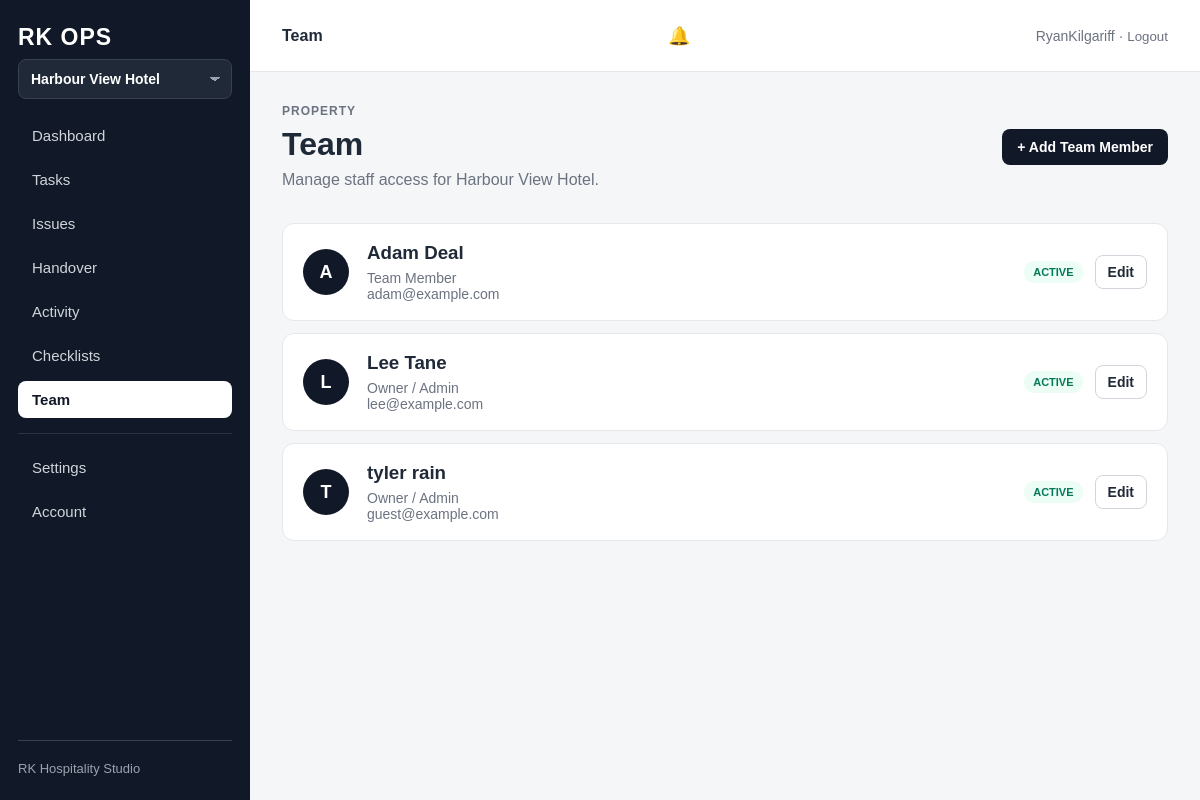
/p/harbour-view-hotel/team/ (signed in), run on the app's committed database.
### properties/models.py (models this page shows, shortened)
class Property(models.Model):
    name = models.CharField(max_length=150)
    slug = models.SlugField(unique=True)
    address_line_1 = models.CharField(max_length=150, blank=True)
    address_line_2 = models.CharField(max_length=150, blank=True)
    town_city = models.CharField(max_length=100, blank=True)
    postcode = models.CharField(max_length=20, blank=True)
    phone = models.CharField(max_length=30, blank=True)
    email = models.EmailField(blank=True)
    is_active = models.BooleanField(default=True)
    created_at = models.DateTimeField(auto_now_add=True)
    updated_at = models.DateTimeField(auto_now=True)
    organisation = models.ForeignKey(
        Organisation,
        on_delete=models.PROTECT,
        related_name="properties",
    )
    class Meta:
        verbose_name_plural = "Properties"
        ordering = ["name"]

### accounts/models.py (models this page shows, shortened)
class PropertyMembership(models.Model):
    class Role(models.TextChoices):
        OWNER = "owner", "Owner / Admin"
        MANAGER = "manager", "Manager"
        SUPERVISOR = "supervisor", "Supervisor"
        TEAM_MEMBER = "team_member", "Team Member"
    property = models.ForeignKey(
        Property,
        on_delete=models.CASCADE,
        related_name="memberships",
    )
    user = models.ForeignKey(
        settings.AUTH_USER_MODEL,
        on_delete=models.CASCADE,
        related_name="property_memberships",
    )
    role = models.CharField(
        max_length=20,
        choices=Role.choices,
        default=Role.TEAM_MEMBER,
    )
    job_title = models.CharField(
        max_length=100,
        blank=True,
    )
    is_active = models.BooleanField(default=True)
    created_at = models.DateTimeField(auto_now_add=True)
    class Meta:
        constraints = [
            models.UniqueConstraint(
                fields=["property", "user"],
                name="unique_property_user_membership",
            )
        ]
        ordering = [
            "user__first_name",
            "user__username",
        ]

### operations/views.py (the view)
@login_required
def team_list(request, property_slug):
    property_obj = require_management_access(
        request.user,
        property_slug,
    )
    memberships = (
        PropertyMembership.objects
        .filter(property=property_obj)
        .select_related("user")
    )
    context = {
        "property": property_obj,
        "memberships": memberships,
        "active_page": "team",
    }
    return render(
        request,
        "operations/team_list.html",
        context,
    )

### operations/utils.py (called while the page is built, shortened)
def require_active_subscription(
    organisation,
):
    try:
        subscription = organisation.subscription
    except OrganisationSubscription.DoesNotExist:
        raise PermissionDenied(
            "This organisation does not have "
            "an active RK Ops subscription."
        )
    blocked_statuses = {
        OrganisationSubscription.Status.CANCELLED,
        OrganisationSubscription.Status.SUSPENDED,
    }
    if subscription.status in blocked_statuses:
        raise PermissionDenied(
            "This RK Ops organisation is currently unavailable."
        )
    return subscription

def get_property_for_user(
    user,
    property_slug,
):
    property_obj = get_object_or_404(
        Property.objects.select_related(
            "organisation"
        ),
        slug=property_slug,
        is_active=True,
    )
    organisation = property_obj.organisation
    if not organisation.is_active:
        raise PermissionDenied(
            "This property is not available."
        )
    require_active_subscription(
        organisation
    )
    if user.is_superuser:
        return property_obj, None

def require_management_access(
    user,
    property_slug,
):
    property_obj, membership = (
        get_property_for_user(
            user,
            property_slug,
        )
    )
    if user.is_superuser:
        return property_obj

### operations/templates/operations/team_list.html (shortened to what this page needs)
{% extends "operations/base.html" %}
{% block topbar_title %}
Team
{% endblock %}
{% block content %}
<div class="section-header">
    <div>
        <p class="page-eyebrow">
            Property
        </p>
        <h1 class="page-title">
            Team
        </h1>
        <p class="page-subtitle">
            Manage staff access for {{ property.name }}.
        </p>
    </div>
    <a
        href="{% url 'operations:team_member_create' property.slug %}"
        class="button"
    >
        + Add Team Member
    </a>
</div>
<section class="section">
    <div class="team-list">
        {% for membership in memberships %}
            <article class="team-card">
                <div class="member-avatar">
                    {% if membership.user.first_name %}
                        {{ membership.user.first_name|first|upper }}
                    {% else %}
                        {{ membership.user.username|first|upper }}
                    {% endif %}
                </div>
                <div class="member-main">
                    <h3>
                        {% if membership.user.get_full_name %}
                            {{ membership.user.get_full_name }}
                        {% else %}
                            {{ membership.user.username }}
                        {% endif %}
                    </h3>
                    <div class="task-meta">
                        {{ membership.get_role_display }}
                    </div>
                    {% if membership.user.email %}
                        <div class="task-meta">
                            {{ membership.user.email }}
                        </div>
                    {% endif %}
                </div>
                <div class="member-side">
                    {% if membership.is_active %}
                        <span class="active-badge">
                            Active
                        </span>
                    {% else %}
                        <span class="inactive-badge">
                            Inactive
                        </span>
                    {% endif %}
                    <a
                        href="{% url 'operations:team_member_edit' property.slug membership.pk %}"
                        class="secondary-button"
                    >
                        Edit
                    </a>
                </div>
            </article>
        {% empty %}
            <div class="empty-state">
                No team members have been added yet.
            </div>
        {% endfor %}
    </div>
</section>
{% endblock %}

### operations/templates/operations/base.html (shortened to what this page needs)
<!DOCTYPE html>
<html lang="en">
<head>
</head>
<body>
<div class="app-shell">
    <aside class="sidebar">
        <div class="brand">
            RK OPS
        </div>
        <div class="property-switcher">
            {% if accessible_properties|length > 1 %}
                <select
                    onchange="if (this.value) window.location.href=this.value;"
                    class="property-select"
                >
                    {% for available_property in accessible_properties %}
                        <option
                            value="{% url 'operations:dashboard' available_property.slug %}"
                            {% if property.slug == available_property.slug %}
                                selected
                            {% endif %}
                        >
                            {{ available_property.name }}
                        </option>
                    {% endfor %}
                </select>
            {% else %}
                <div class="property-name">
                    {{ property.name|default:"Operations" }}
                </div>
            {% endif %}
        </div>
        <nav class="nav">
            {% if property %}
                <a
                    href="{% url 'operations:dashboard' property.slug %}"
                    class="nav-link {% if active_page == 'dashboard' %}active{% endif %}"
                >
                    Dashboard
                </a>
                <a
                    href="{% url 'operations:task_list' property.slug %}"
                    class="nav-link {% if active_page == 'tasks' %}active{% endif %}"
                >
                    Tasks
                </a>
                <a
                    href="{% url 'operations:issue_list' property.slug %}"
                    class="nav-link {% if active_page == 'issues' %}active{% endif %}"
                >
                    Issues
                </a>
                <a
                    href="{% url 'operations:handover_list' property.slug %}"
                    class="nav-link {% if active_page == 'handover' %}active{% endif %}"
                >
                    Handover
                </a>
                <a
                    href="{% url 'operations:activity_list' property.slug %}"
                    class="nav-link {% if active_page == 'activity' %}active{% endif %}"
                >
                    Activity
                </a>
                <a
                    href="{% url 'operations:checklist_list' property.slug %}"
                    class="nav-link {% if active_page == 'checklists' %}active{% endif %}"
                >
                    Checklists
                </a>
                {% if can_manage_team %}
                    <a
                        href="{% url 'operations:team_list' property.slug %}"
                        class="nav-link {% if active_page == 'team' %}active{% endif %}"
                    >
                        Team
                    </a>
                {% endif %}
            {% endif %}
            <div class="nav-divider"></div>
            <a
                href="#"
                class="nav-link"
            >
                Settings
            </a>
            {% if property and property.organisation %}
                <a
                    href="{% url 'operations:account_home' %}"
                    class="nav-link {% if active_page == 'account' %}active{% endif %}"
                >
                    Account
                </a>
            {% endif %}
        </nav>
        <div class="sidebar-footer">
            RK Hospitality Studio
        </div>
    </aside>
    <div class="main">
        <header class="topbar">
            <div class="topbar-title">
                {% block topbar_title %}{% endblock %}
            </div>
            {% if property %}
                <details class="notification-menu">
                    <summary
                        class="notification-link"
                        aria-label="Notifications"
                    >
                        <span class="notification-icon">
                            🔔
                        </span>
                    </summary>
                </details>
            {% endif %}
            <div class="user-area">
                {% if request.user.is_authenticated %}
                    {{ request.user.username }}
                    ·
                    <form
                        method="post"
                        action="{% url 'logout' %}"
                        style="display: inline;"
                    >
                        <button
                            type="submit"
                            style="
                                border: 0;
                                background: none;
                                padding: 0;
                                color: #6b7280;
                                cursor: pointer;
                            "
                        >
                            Logout
                        </button>
                    </form>
                {% endif %}
            </div>
        </header>
        <main class="content">
            {% block content %}
            {% endblock %}
        </main>
    </div>
</div>
</body>
</html>

### operations/templates/operations/base.html (style rules this page uses)
* { box-sizing: border-box; }
body { margin: 0; font-family: Arial, sans-serif; background: #f5f6f8; color: #1f2937; }
a { color: inherit; text-decoration: none; }
.app-shell { min-height: 100vh; display: flex; }
.sidebar { width: 250px; background: #111827; color: white; padding: 24px 18px; display: flex; flex-direction: column; position: fixed; inset: 0 auto 0 0; }
.brand { font-size: 23px; font-weight: 700; letter-spacing: 1px; margin-bottom: 8px; }
.nav { display: flex; flex-direction: column; gap: 7px; }
.nav-link { padding: 10px 14px; border-radius: 8px; color: #d1d5db; font-size: 15px; transition: 0.15s ease; }
.nav-link.active { background: white; color: #111827; font-weight: 700; }
.sidebar-footer { margin-top: auto; padding-top: 20px; border-top: 1px solid #374151; color: #9ca3af; font-size: 13px; }
.main { flex: 1; margin-left: 250px; min-width: 0; }
.topbar { height: 72px; background: white; border-bottom: 1px solid #e5e7eb; display: flex; align-items: center; justify-content: space-between; padding: 0 32px; }
.topbar-title { font-weight: 700; }
.user-area { font-size: 14px; color: #6b7280; }
.content { max-width: 1250px; margin: 0 auto; padding: 32px; }
.page-eyebrow { margin: 0 0 8px; color: #6b7280; font-size: 12px; font-weight: 700; text-transform: uppercase; letter-spacing: 1px; }
.page-title { margin: 0; font-size: 32px; }
.page-subtitle { margin: 8px 0 0; color: #6b7280; }
.section { margin-top: 34px; }
.section-header { display: flex; justify-content: space-between; align-items: center; gap: 20px; margin-bottom: 14px; }
.button { display: inline-flex; align-items: center; justify-content: center; border: 0; border-radius: 8px; padding: 10px 15px; background: #111827; color: white; font-size: 14px; font-weight: 700; cursor: pointer; }
.task-meta { color: #6b7280; font-size: 14px; }
.property-switcher { margin-bottom: 18px; }
.nav-divider { height: 1px; background: #2b3442; margin: 8px 0; }
.property-select { width: 100%; appearance: none; -webkit-appearance: none; background: #1f2937; color: white; border: 1px solid #374151; border-radius: 8px; padding: 11px 36px 11px 12px; font-size: 14px; font-weight: 600; cursor: pointer; background-image: linear-gradient(45deg, transparent 50%, #9ca3af 50%), linear-gradient(135deg, #9ca3af 50%, transparent 50%); background-position: calc(100% - 16px) 50%, calc(100% - 11px) 50%; background-size: 5px 5px, 5px 5px; background-repeat: no-repeat; }
.notification-link { position: relative; display: inline-flex; align-items: center; justify-content: center; width: 40px; height: 40px; border-radius: 8px; text-decoration: none; }
.notification-icon { font-size: 18px; }
.notification-menu { position: relative; }
.notification-menu summary { list-style: none; }
.notification-link { position: relative; display: inline-flex; align-items: center; justify-content: center; width: 40px; height: 40px; border-radius: 8px; cursor: pointer; }

### operations/templates/operations/team_list.html (style rules this page uses)
.team-list { display: flex; flex-direction: column; gap: 12px; }
.team-card { background: white; border: 1px solid #e5e7eb; border-radius: 12px; padding: 18px 20px; display: flex; align-items: center; gap: 18px; }
.member-avatar { width: 46px; height: 46px; flex: 0 0 46px; border-radius: 50%; background: #111827; color: white; display: flex; align-items: center; justify-content: center; font-weight: 700; font-size: 18px; }
.member-main { flex: 1; }
.member-main h3 { margin: 0 0 6px; }
.member-side { display: flex; align-items: center; gap: 12px; }
.active-badge, .inactive-badge { border-radius: 999px; padding: 5px 9px; font-size: 11px; font-weight: 700; text-transform: uppercase; }
.active-badge { background: #ecfdf5; color: #047857; }
.secondary-button { display: inline-flex; align-items: center; justify-content: center; border: 1px solid #d1d5db; border-radius: 8px; padding: 8px 12px; background: white; font-size: 14px; font-weight: 700; }

### data on the page
Property: name "Harbour View Hotel"
PropertyMembership: user.first_name|first "A", user.get_full_name "Adam Deal", role "Team Member", user.email "adam@example.com", is_active "ACTIVE"
PropertyMembership: user.first_name|first "L", user.get_full_name "Lee Tane", role "Owner / Admin", user.email "lee@example.com", is_active "ACTIVE"
PropertyMembership: user.first_name|first "T", user.get_full_name "tyler rain", role "Owner / Admin", user.email "guest@example.com", is_active "ACTIVE"

### other printed values
{{ request.user.username }} "RyanKilgariff"
form field value "Harbour View Hotel"
